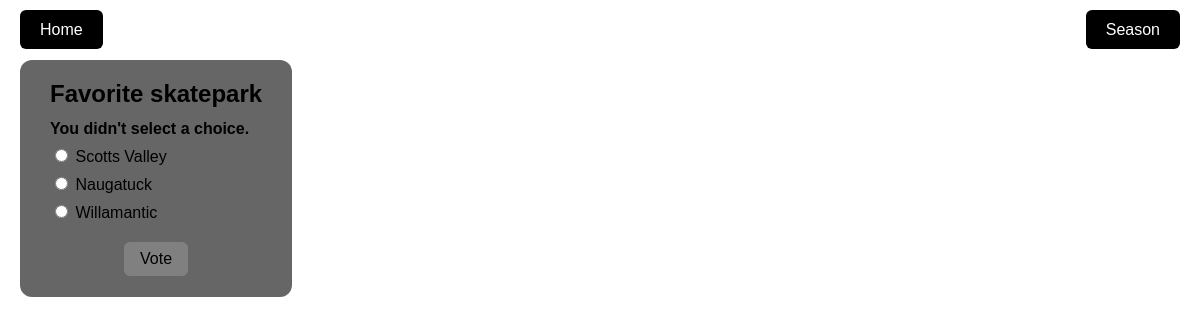
Screenshot of /polls/7/vote/ with the database file from the repository.
### polls/models.py (models this page shows, shortened)
class Question(models.Model):
    question_text = models.CharField(max_length=200)
    pub_date = models.DateTimeField("date published")

class Choice(models.Model):
    question = models.ForeignKey(Question, on_delete=models.CASCADE) # the question obj this goes with
    choice_text = models.CharField(max_length=200) #
    image_url = models.CharField(max_length=500, blank=True, null=True)  # path to image
    image_size = models.CharField(
        max_length=20,
        choices=[("inline", "Inline Icon"), ("small", "Small"), ("medium", "Medium"), ("large", "Large")],
        default="medium",
    )
    votes = models.IntegerField(default=0)

### polls/views.py (the view)
# urls.py: path("<int:question_id>/vote/", views.vote, name="vote"),
def vote(request, question_id):
    question = get_object_or_404(Question, pk=question_id)
    try:
        selected_choice = question.choice_set.get(pk=request.POST["choice"])
    except (KeyError, Choice.DoesNotExist):
        return render(request, "polls/detail.html",
            {
                "question": question,
                "error_message": "You didn't select a choice.",
            },
        )
    else:
        selected_choice.votes = F("votes") + 1
        selected_choice.save()
        return HttpResponseRedirect(reverse("polls:results", args=(question.id,)))

### polls/templates/polls/detail.html (shortened to what this page needs)
{% extends "base.html" %}
{% load static %}
{% block content %}
<div class="text-box">
  <h2>{{ question.question_text }}</h2>
  <form action="{% url 'polls:vote' question.id %}" method="post">
    {% if error_message %}
      <p><strong>{{ error_message }}</strong></p>
    {% endif %}
    {% for choice in question.choice_set.all %}
      <div class="choice-container {{ choice.image_size }}">
        <label>
          <input type="radio" name="choice" value="{{ choice.id }}">
          {{ choice.choice_text }}
        </label>
      </div>
    {% endfor %}
    <input type="submit" value="Vote" class="btn">
  </form>
</div>
{% endblock %}

### polls/static/polls/styles.css (style rules this page uses)
html, body { height: 100%; margin: 0; }
body { background-size: cover; background-repeat: no-repeat; background-position: center center; font-family: Arial, sans-serif; color: black; padding-top: 60px; }
.btn { display: block; margin: 20px auto; background-color: gray; color: black; text-decoration: none; text-align: center; padding: 8px 16px; border-radius: 6px; border: none; cursor: pointer; font-size: 16px; width: fit-content; }
.choice-container { position: relative; display: block; margin: 8px 0; }
.choice-container label { margin: 0; }
.text-box { background-color: rgba(0,0,0,0.6); color: black; padding: 20px 30px 1px 30px; border-radius: 12px; display: inline-block; font-size: 16px; margin-left: 20px; text-align: left; }
.text-box p, .text-box h1, .text-box h2, .text-box h3 { margin-top: 0; margin-bottom: 0.5em; }

### rows the page displays
Question: question_text "Favorite skatepark"
Choice: choice_text "Scotts Valley"
Choice: choice_text "Naugatuck"
Choice: choice_text "Willamantic"

### other values shown
{{ error_message }} "You didn't select a choice."
